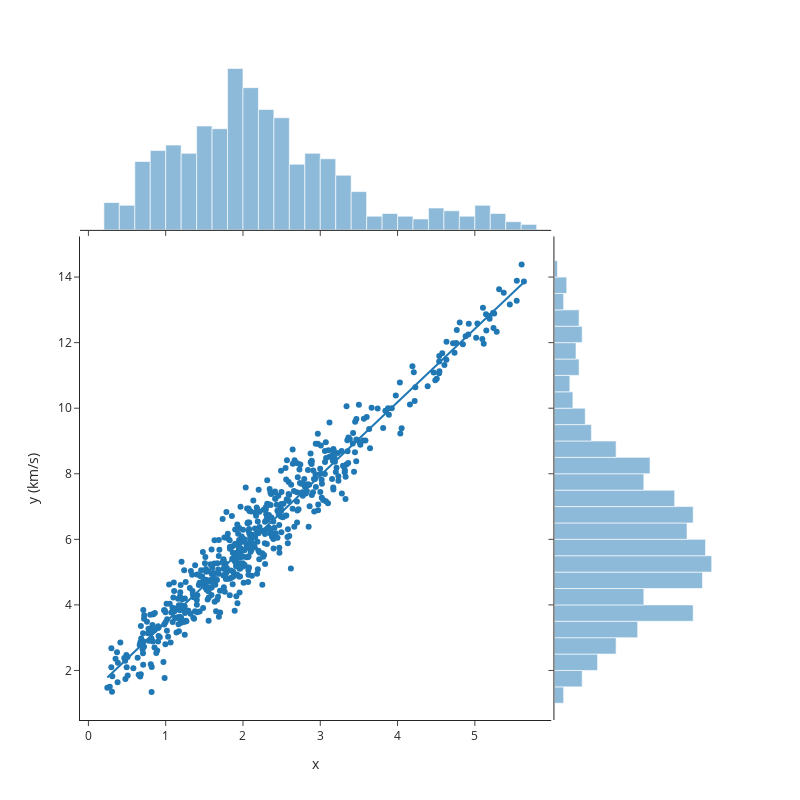

Notebook source saved alongside this figure:
### Code cell
fig = px.scatter(df, x="x", y="y", marginal_x="histogram", marginal_y="histogram",
                trendline="ols", height=800, width=800,
                labels={
                     "x": "x",
                     "y": "y (km/s)",
                     "SrcID": "Source ID"
                 }, template="simple_white")
fig.show()

### Figure 1 — Plotly figure (JSON) as saved in the notebook; plotly's stock layout.template omitted (floating-point values rounded to 4 significant figures; data arrays with more than 128 entries replaced by an {"elided": "..."} marker saying what was removed)
{"data": [{"hovertemplate": "x=%{x}<br>y (km/s)=%{y}<extra></extra>", "legendgroup": "", "marker": {"color": "#1F77B4", "symbol": "circle"}, "mode": "markers", "name": "", "orientation": "v", "showlegend": false, "type": "scatter", "x": {"elided": "575 float values"}, "xaxis": "x", "y": {"elided": "575 float values"}, "yaxis": "y"}, {"alignmentgroup": "True", "bingroup": "x", "hovertemplate": "x=%{x}<br>count=%{y}<extra></extra>", "legendgroup": "", "marker": {"color": "#1F77B4"}, "name": "", "offsetgroup": "", "opacity": 0.5, "showlegend": false, "type": "histogram", "x": {"elided": "575 float values"}, "xaxis": "x3", "yaxis": "y3"}, {"alignmentgroup": "True", "bingroup": "y", "hovertemplate": "y (km/s)=%{y}<br>count=%{x}<extra></extra>", "legendgroup": "", "marker": {"color": "#1F77B4"}, "name": "", "offsetgroup": "", "opacity": 0.5, "showlegend": false, "type": "histogram", "xaxis": "x2", "y": {"elided": "575 float values"}, "yaxis": "y2"}, {"hovertemplate": "<b>OLS trendline</b><br>y = 2.23735 * x + 1.23671<br>R<sup>2</sup>=0.946658<br><br>x=%{x}<br>y (km/s)=%{y} <b>(trend)</b><extra></extra>", "legendgroup": "", "marker": {"color": "#1F77B4", "symbol": "circle"}, "mode": "lines", "name": "", "showlegend": false, "type": "scatter", "x": {"elided": "575 float values"}, "xaxis": "x", "y": {"elided": "575 float values"}, "yaxis": "y"}], "layout": {"barmode": "overlay", "height": 800, "legend": {"tracegroupgap": 0}, "margin": {"t": 60}, "width": 800, "xaxis": {"anchor": "y", "autorange": true, "domain": [0, 0.7363], "range": [-0.1089, 5.988], "title": {"text": "x"}, "type": "linear"}, "xaxis2": {"anchor": "y2", "autorange": true, "domain": [0.7413, 1], "matches": "x2", "range": [0, 53.68], "showline": false, "showticklabels": false, "ticks": ""}, "xaxis3": {"anchor": "y3", "autorange": true, "domain": [0, 0.7363], "matches": "x", "range": [-0.1089, 5.988], "showticklabels": false, "type": "linear"}, "xaxis4": {"anchor": "y4", "domain": [0.7413, 1], "matches": "x2", "showline": false, "showticklabels": false, "ticks": ""}, "yaxis": {"anchor": "x", "autorange": true, "domain": [0, 0.7326], "range": [0.4893, 15.24], "title": {"text": "y (km/s)"}, "type": "linear"}, "yaxis2": {"anchor": "x2", "autorange": true, "domain": [0, 0.7326], "matches": "y", "range": [0.4893, 15.24], "showticklabels": false, "type": "linear"}, "yaxis3": {"anchor": "x3", "autorange": true, "domain": [0.7426, 1], "matches": "y3", "range": [0, 62.11], "showline": false, "showticklabels": false, "ticks": ""}, "yaxis4": {"anchor": "x4", "domain": [0.7426, 1], "matches": "y3", "showline": false, "showticklabels": false, "ticks": ""}}}
